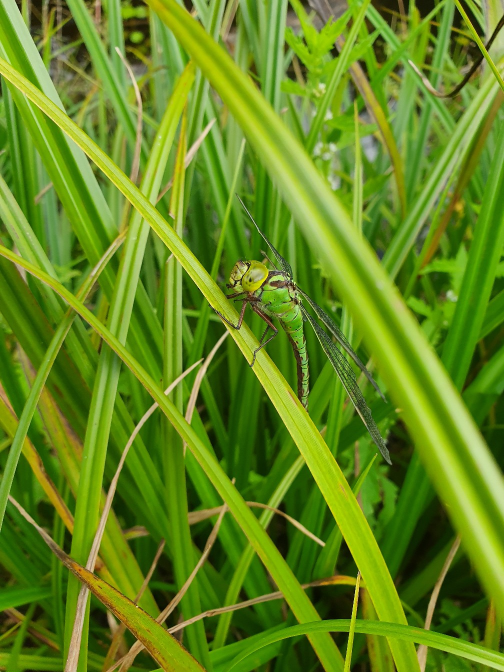
#> input picture images/viridis.jpg, 1008 x 1344 px (shown at 1/2 size)
$ python main.py
#> lines starting #> are read from the running program, lines starting #| are printed output that depends on the picture; after the words box and inside, x2 and y2 are one past the last pixel; in counts of white or black regions, pixels touching at a corner belong together
import cv2
import numpy as np

# [41 lines of commented-out code are left out]

img = cv2.imread('images/viridis.jpg')
#> img is the input picture: shape (1344, 1008, 3); mean B, G, R 28.6, 135.5, 99.3

new_img = np.zeros(img.shape, dtype='uint8')

# img = cv2.flip(img, 1)


def rotate(img, angle):
    height, width = img.shape[:2]
    point = (width // 2, height // 2)
    mat = cv2.getRotationMatrix2D(point, angle, 1)

    return cv2.warpAffine(img, mat, (width, height))


def transform(img, x, y):
    mat = np.float32([[1, 0, x], [0, 1, y]])

    return cv2.warpAffine(img, mat, (img.shape[1], img.shape[0]))


img = cv2.cvtColor(img, cv2.COLOR_BGR2GRAY)
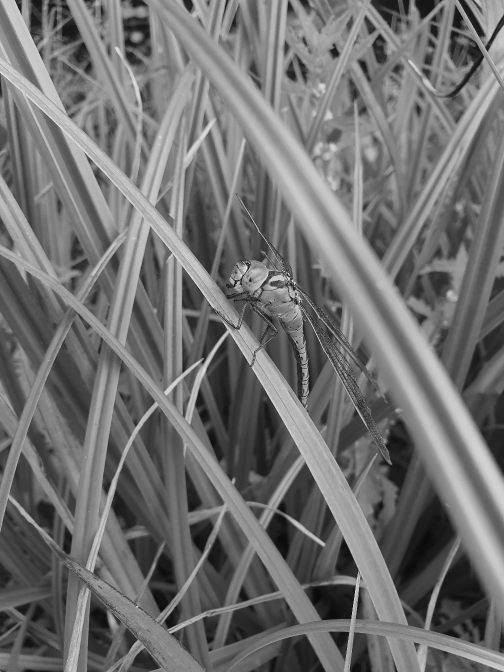
#> img: shape (1344, 1008) (shown at 1/2 size); min 3, max 244, mean 112.5
img = cv2.GaussianBlur(img, (5, 5), 0)
img = cv2.Canny(img, 100, 140)
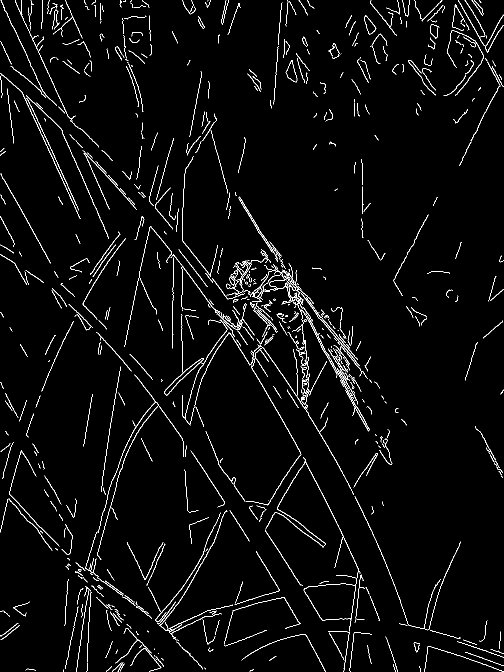
#> img: shape (1344, 1008) (shown at 1/2 size); 3% white in thin lines or dots

con, hir = cv2.findContours(img, cv2.RETR_LIST, cv2.CHAIN_APPROX_NONE)
#> con = 744 contours, 608 with area under 20; largest, box (x1, y1, x2, y2) and area: (607, 914, 718, 1263) 5864, (607, 1167, 712, 1241) 5723, (328, 716, 408, 791) 788, (328, 716, 408, 791) 656, (364, 639, 603, 1011) 352; hir = 744 rows, first 6: [1, -1, -1, -1], [2, 0, -1, -1], [3, 1, -1, -1], [4, 2, -1, -1], [5, 3, -1, -1], [6, 4, -1, -1]

cv2.drawContours(new_img, con, -1, (230, 111, 148), 1)
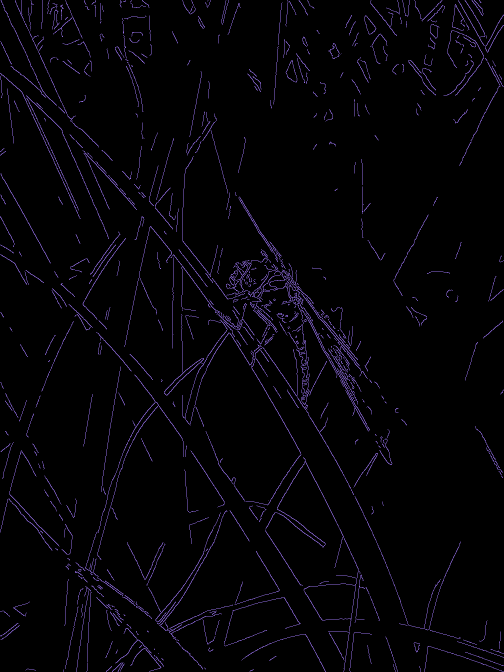
#> new_img: shape (1344, 1008, 3) (shown at 1/2 size); mean of channels 0, 1, 2 6.8, 3.3, 4.4; drawn as B, G, R

print(con)
#> (printed output is left out)
cv2.imshow('Result', new_img)
cv2.waitKey(0)
